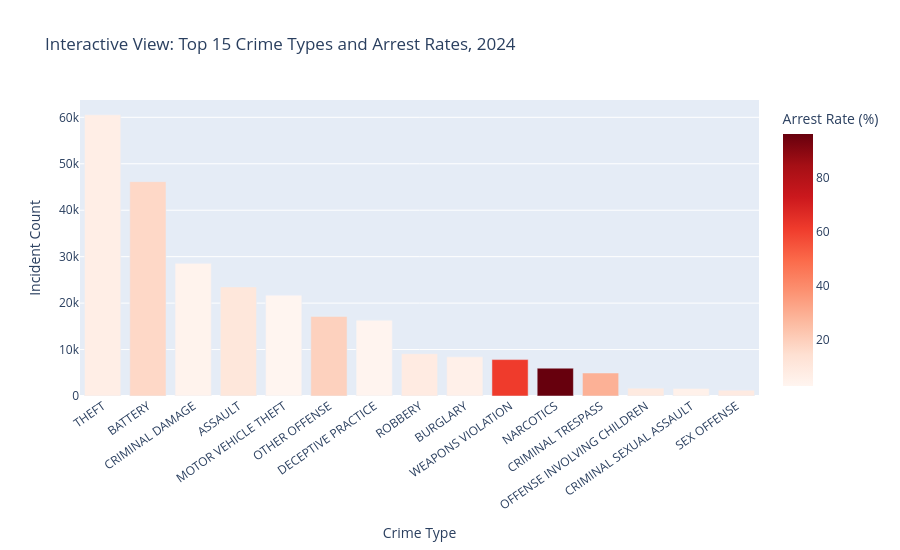

Here is the notebook cell this chart was saved with:
### Code cell
fig, axes = plt.subplots(2, 2, figsize=(18, 12))

top15_for_bar = top15_crime_types.sort_values("incident_count", ascending=True)
sns.barplot(data=top15_for_bar, x="incident_count", y="primary_type", color="#4c78a8", ax=axes[0, 0])
axes[0, 0].set_title("Top 15 Crime Types by Incident Count, 2024")
axes[0, 0].set_xlabel("Incident Count")
axes[0, 0].set_ylabel("Crime Type")

arrest_top15 = top15_crime_types.sort_values("arrest_rate_percent", ascending=True)
sns.barplot(data=arrest_top15, x="arrest_rate_percent", y="primary_type", color="#e15759", ax=axes[0, 1])
axes[0, 1].set_title("Arrest Rate for Top 15 Crime Types, 2024")
axes[0, 1].set_xlabel("Arrest Rate (%)")
axes[0, 1].set_ylabel("Crime Type")

sns.barplot(data=domestic_summary, x="domestic_label", y="incident_count", color="#59a14f", ax=axes[1, 0])
axes[1, 0].set_title("Domestic vs Non-Domestic Incident Count, 2024")
axes[1, 0].set_xlabel("")
axes[1, 0].set_ylabel("Incident Count")

location_for_bar = location_summary.sort_values("incident_count", ascending=True)
sns.barplot(data=location_for_bar, x="incident_count", y="location_description", color="#f28e2b", ax=axes[1, 1])
axes[1, 1].set_title("Top Location Descriptions, 2024")
axes[1, 1].set_xlabel("Incident Count")
axes[1, 1].set_ylabel("Location Description")

plt.tight_layout()
plt.show()

interactive_crime_chart = px.bar(
    top15_crime_types.sort_values("incident_count", ascending=False),
    x="primary_type",
    y="incident_count",
    color="arrest_rate_percent",
    color_continuous_scale="Reds",
    title="Interactive View: Top 15 Crime Types and Arrest Rates, 2024",
    labels={
        "primary_type": "Crime Type",
        "incident_count": "Incident Count",
        "arrest_rate_percent": "Arrest Rate (%)",
    },
)
interactive_crime_chart.update_layout(xaxis_tickangle=-35, height=550)
interactive_crime_chart

### Figure 1 — Plotly figure (JSON) as saved in the notebook; plotly's stock layout.template omitted (floating-point values rounded to 4 significant figures)
{"data": [{"hovertemplate": "Crime Type=%{x}<br>Incident Count=%{y}<br>Arrest Rate (%)=%{marker.color}<extra></extra>", "legendgroup": "", "marker": {"color": [6.8, 17.1, 3.9, 10.8, 2.8, 19.2, 3.3, 8.3, 5.5, 61.3, 96.3, 28.9, 9.1, 5.0, 8.7], "coloraxis": "coloraxis", "pattern": {"shape": ""}}, "name": "", "orientation": "v", "showlegend": false, "textposition": "auto", "type": "bar", "x": ["THEFT", "BATTERY", "CRIMINAL DAMAGE", "ASSAULT", "MOTOR VEHICLE THEFT", "OTHER OFFENSE", "DECEPTIVE PRACTICE", "ROBBERY", "BURGLARY", "WEAPONS VIOLATION", "NARCOTICS", "CRIMINAL TRESPASS", "OFFENSE INVOLVING CHILDREN", "CRIMINAL SEXUAL ASSAULT", "SEX OFFENSE"], "xaxis": "x", "y": [60542, 46147, 28554, 23482, 21711, 17130, 16315, 9110, 8431, 7839, 5990, 4950, 1692, 1616, 1257], "yaxis": "y"}], "layout": {"barmode": "relative", "coloraxis": {"colorbar": {"title": {"text": "Arrest Rate (%)"}}, "colorscale": [[0, "rgb(255,245,240)"], [0.125, "rgb(254,224,210)"], [0.25, "rgb(252,187,161)"], [0.375, "rgb(252,146,114)"], [0.5, "rgb(251,106,74)"], [0.625, "rgb(239,59,44)"], [0.75, "rgb(203,24,29)"], [0.875, "rgb(165,15,21)"], [1, "rgb(103,0,13)"]]}, "height": 550, "legend": {"tracegroupgap": 0}, "title": {"text": "Interactive View: Top 15 Crime Types and Arrest Rates, 2024"}, "xaxis": {"anchor": "y", "domain": [0, 1], "tickangle": -35, "title": {"text": "Crime Type"}}, "yaxis": {"anchor": "x", "domain": [0, 1], "title": {"text": "Incident Count"}}}}
